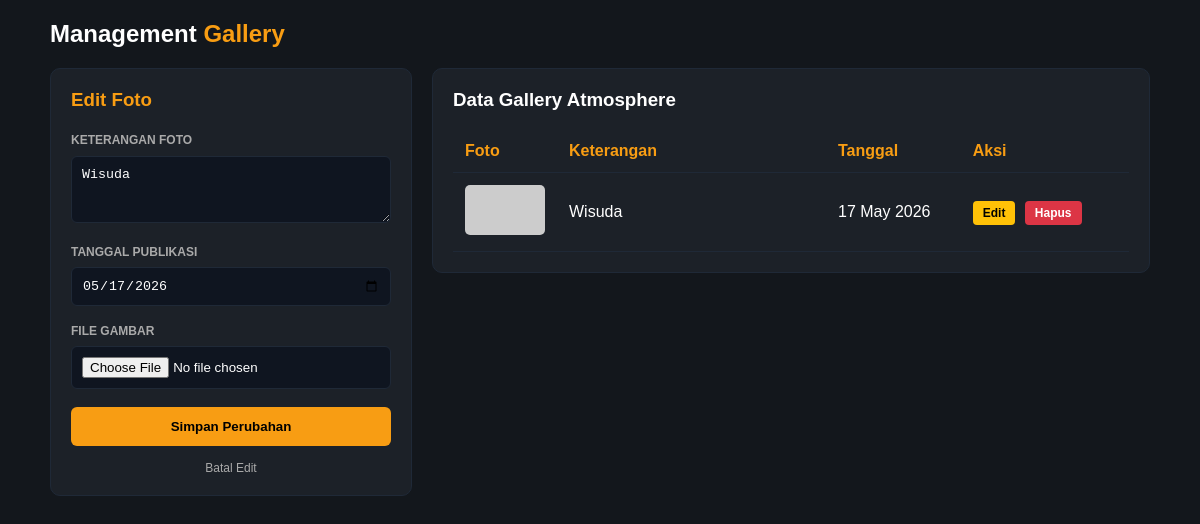
Page /form_galeri.php?edit=1 on the committed database.
### tables this page shows
CREATE TABLE `gallery` (
  `id_gallery` int(11) NOT NULL,
  `id_admin` int(11) DEFAULT NULL,
  `gambar` varchar(255) DEFAULT NULL,
  `keterangan` varchar(250) NOT NULL,
  `tanggal` date DEFAULT NULL
);

### form_galeri.php (the view, shortened to what this page needs)
<?php
$conn = mysqli_connect("localhost", "root", "", "jocafee");
$url_kembali = "admin.php?page=galeri";
$is_edit = false;
$edit_data = ['id_gallery' => '', 'keterangan' => '', 'gambar' => '', 'tanggal' => ''];
if (isset($_GET['edit'])) {
    $is_edit = true;
    $id_edit = $_GET['edit'];
    $result = mysqli_query($conn, "SELECT * FROM gallery WHERE id_gallery = '$id_edit'");
    if ($result && mysqli_num_rows($result) > 0) {
        $edit_data = mysqli_fetch_assoc($result);
    }
}
?>
<!DOCTYPE html>
<html>
<head>
</head>
<body>
<div class="content">
    <div class="title">Management <span style="color:#f89d13;">Gallery</span></div>
    <div class="grid">
        <div class="card form">
            <h3 style="color: #f89d13; margin-top:0;"><?php echo $is_edit ? "Edit Foto" : "Tambah Foto"; ?></h3>
            <form action="" method="POST" enctype="multipart/form-data">
                <label style="font-size: 12px; color: #aaa; font-weight:bold;">KETERANGAN FOTO</label>
                <textarea name="keterangan" rows="3" placeholder="Tulis keterangan/judul foto..." required><?php echo htmlspecialchars($edit_data['keterangan']); ?></textarea>
                <label style="font-size: 12px; color: #aaa; font-weight:bold; margin-top: 10px; display:block;">TANGGAL PUBLIKASI</label>
                <input type="date" name="tanggal" value="<?php echo $edit_data['tanggal']; ?>" required>
                <label style="font-size: 12px; color: #aaa; font-weight:bold; margin-top: 10px; display:block;">FILE GAMBAR</label>
                <input type="file" name="gambar" accept="image/*" <?php echo $is_edit ? '' : 'required'; ?>>
                <button type="submit" name="simpan"><?php echo $is_edit ? "Simpan Perubahan" : "Unggah Foto"; ?></button>
                <?php if($is_edit): ?>
                    <a href="<?= $url_kembali; ?>" style="display:block; text-align:center; color:#aaa; font-size:12px; margin-top:15px; text-decoration:none;">Batal Edit</a>
                <?php endif; ?>
            </form>
        </div>
        <div class="card" style="flex:1;">
            <h3 style="margin-top:0; color:white;">Data Gallery Atmosphere</h3>
            <table>
                <thead>
                    <tr>
                        <th style="width:15%">Foto</th>
                        <th style="width:40%">Keterangan</th>
                        <th style="width:20%">Tanggal</th>
                        <th style="width:25%">Aksi</th>
                    </tr>
                </thead>
                <tbody>
                    <?php
                    $get_galeri = mysqli_query($conn, "SELECT * FROM gallery ORDER BY id_gallery DESC");
                    while ($g = mysqli_fetch_assoc($get_galeri)) {
                        $path = "../assets/img/gallery/".$g['gambar'];
                        $img_src = (!empty($g['gambar']) && file_exists($path)) ? $path : 'https://via.placeholder.com/80x50?text=No+Img';
                    ?>
                    <tr>
                        <td><img src="<?php echo $img_src; ?>" alt="Galeri"></td>
                        <td class="text-white"><?php echo htmlspecialchars($g['keterangan']); ?></td>
                        <td class="text-white"><?php echo date('d M Y', strtotime($g['tanggal'])); ?></td>
                        <td>
                            <a href="<?= $url_kembali; ?>&edit=<?php echo $g['id_gallery']; ?>" class="btn-edit">Edit</a>
                            <a href="<?= $url_kembali; ?>&hapus=<?php echo $g['id_gallery']; ?>" class="btn-del" onclick="return confirm('Hapus foto ini secara permanen?')">Hapus</a>
                        </td>
                    </tr>
                    <?php } ?>
                </tbody>
            </table>
        </div>
    </div>
</div>
</body>
</html>

### form_galeri.php (style rules this page uses)
body { margin:0; font-family: Arial, sans-serif; background:#13171c; color:white; }
.content { padding:20px; max-width:1100px; margin:auto; }
.title { font-size:24px; margin-bottom:20px; font-weight: bold; }
.grid { display:flex; gap:20px; align-items:flex-start; }
.card { background:#1c2128; padding:20px; border-radius:10px; border: 1px solid #1f2937; }
.form { width:320px; }
table { width:100%; border-collapse:collapse; margin-top:10px; }
td, th { padding:12px; border-bottom:1px solid #1f2937; text-align: left; }
th { color: #f89d13; }
input, select, textarea { width:100%; padding:10px; margin:8px 0; background:#0f1520; color:white; border:1px solid #1f2937; border-radius:6px; box-sizing: border-box; }
button { width:100%; padding:12px; background:#f89d13; border:none; cursor:pointer; border-radius:6px; font-weight:bold; margin-top: 10px; color: #000; }
img { width:80px; height:50px; object-fit:cover; border-radius:5px; background: #0f1520; }
.btn-del { color: white; background-color: #dc3545; text-decoration: none; font-size: 12px; font-weight: bold; padding: 5px 10px; border-radius: 4px; margin-left: 5px; }
.btn-edit { color: black; background-color: #ffc107; text-decoration: none; font-size: 12px; font-weight: bold; padding: 5px 10px; border-radius: 4px; }

### rows in the picture
gallery: keterangan "Wisuda", tanggal "05/17/2026", tanggal "17 May 2026"
